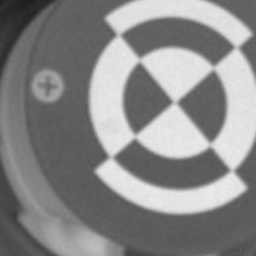
#> input picture hm1/tracking/rotation_5_1.png, 256 x 256 px
$ jupyter execute --allow-errors fast-brief-detector.ipynb
#> lines starting #> are read from the running program, lines starting #| are printed output that depends on the picture
[cell 1]
import numpy as np
from functools import reduce
from scipy.signal import gaussian
import matplotlib.pyplot as plt
import cv2

[cell 2]
def convolution(image, kernel):
    '''Vanilla implementation of convolution'''
    image_shape = np.array(image.shape)
    kernel_shape = np.array(kernel.shape)

    height, width = image_shape - kernel_shape + 1

    output = np.zeros((height, width))

    for i in range(height):
        for j in range(width):

            output[i][j] = np.sum(image[i:i+kernel_shape[0], j:j+kernel_shape[1]] * kernel)

    return output

def gaussian_blur(image, kernel_size, sigma):
    '''Compute gaussian square kernel using the tensor
    product of two independent distributions'''
    kernel = gaussian(kernel_size, std=sigma).reshape(kernel_size, 1)
    kernel = np.outer(kernel, kernel)

    output = convolution(image, kernel)

    return output

def normalization(image):
    '''Image normalization to range 0 ... 255'''
    image = image + np.abs(image.min())
    image = image / image.max()
    image = image * 255
    image = image.astype(np.uint8)

    return image

[cell 3]
def get_circle(row, col):
    '''Get circle of 16 points around chosen keypoint'''
    point1 = (row-3, col)
    point2 = (row-3, col+1)

    point3 = (row-2, col+2)

    point4 = (row-1, col+3)
    point5 = (row, col+3)
    point6 = (row+1, col+3)

    point7 = (row+2, col+2)

    point8 = (row+3, col+1)
    point9 = (row+3, col)
    point10 = (row+3, col-1)

    point11 = (row+2, col-2)

    point12 = (row+1, col-3)
    point13 = (row, col-3)
    point14 = (row-1, col-3)

    point15 = (row-2, col-2)

    point16 = (row-3, col-1)

    l = [point1, point2, point3, point4, point5, point6, point7, point8,
         point9, point10, point11, point12, point13, point14, point15, point16]

    return l

def get_contiguous_roi(roi):
    '''Get the list of contiguous region of interest
    For example, [0,  1, 2, 6, 7] -> [[0, 1, 2], [6, 7]]'''
    output = []
    output.append([roi[0]])
    for element in roi[1:]:
        if abs(element - output[-1][-1]) <= 1:
            output[-1].append(element)
        else:
            output.append([element])
    return output

def high_speed_test(image, row, col, roi, threshold):
    '''FAST high speed test'''
    intensity = int(image[row][col])

    row1, col1 = roi[0]
    row5, col5 = roi[4]
    row9, col9 = roi[8]
    row13, col13 = roi[12]

    intensity1 = int(image[row1][col1])
    intensity5 = int(image[row5][col5])
    intensity9 = int(image[row9][col9])
    intensity13 = int(image[row13][col13])

    count = 0
    if abs(intensity1 - intensity) > threshold:
        count += 1
    if abs(intensity9 - intensity) > threshold:
        count += 1
    if abs(intensity5 - intensity) > threshold:
        count += 1
    if abs(intensity13 - intensity) > threshold:
        count += 1

    return count >= 3

def full_test(image, row, col, roi, threshold, n=12):
    '''FAST full test'''
    intensity = int(image[row][col])

    indexes = []

    for i, element in enumerate(roi):

        x, y = element
        intenstity_second = image[x][y]
        if abs(intensity - intenstity_second) > threshold:
            indexes.append(i)

    indexes = get_contiguous_roi(indexes)

    #compute the max size of contiguous region
    max_size = reduce(lambda x, y: max(x, len(y)), indexes, 0)
    if max(indexes[-1]) == 15 and min(indexes[0]) == 0:
        max_size = max(max_size, len(indexes[-1]) + len(indexes[0]))

    return max_size >= n

def calculate_score(image, point, roi):
    '''Calculate score of the keypoint (will use it in non-maximum suppresion as metric)'''
    row, col = point
    intensity = image[row][col]

    score = sum(list(map(lambda x: abs(image[x[0]][x[1]] - intensity), roi)))

    return score

def points_is_near(point_x, point_y, radius=6):
    '''Check if points are near by the given radius'''
    row1, col1 = point_x
    row2, col2 = point_y

    x_delta = row1 - row2
    y_delta = col1 - col2
    distance = (x_delta ** 2 + y_delta ** 2) ** 0.5

    return distance <= radius

def suppress(image, corners):
    '''Algorithm of non-maximum suppression'''
    i = 1
    while i < len(corners):

        curr_point = corners[i]
        prev_point = corners[i-1]

        if points_is_near(prev_point, curr_point):

            roi_curr = get_circle(curr_point[0], curr_point[1])
            roi_prev = get_circle(prev_point[0], prev_point[1])

            curr_score = calculate_score(image, curr_point, roi_curr)
            prev_score = calculate_score(image, prev_point, roi_prev)

            if (curr_score > prev_score):
                del(corners[i-1])
            else:
                del(corners[i])

        else:
            i += 1
            continue

    return corners

def fast_detector(image, threshold=10):
    '''FAST detector pipeline'''
    indexes_x = np.arange(0, image.shape[0], dtype=int)
    indexes_y = np.arange(0, image.shape[1], dtype=int)

    corners = []
    for index_x in indexes_x[3:-3]:
        for index_y in indexes_y[3:-3]:

            roi = get_circle(index_x, index_y)
            if high_speed_test(image, index_x, index_y, roi, threshold):
                if full_test(image, index_x, index_y, roi, threshold):
                    corners.append((index_x, index_y))
    corners = suppress(image, corners)

    return corners

[cell 4]
# [80 lines left out: functions generate_strategy, get_patch, get_desctiptor, is_border_keypoint, brief, to_encoding, not called in this run]

[cell 5]
from PIL import Image

image = Image.open('tracking/rotation_5_1.png')
#> image is the input picture: PIL image 256x256 L; min 30, max 235, mean 136.4
image

[cell 6]
filtered_image = gaussian_blur(np.array(image), kernel_size=31, sigma=0.1)
#> after the loop in convolution, `for i in range(height):`:
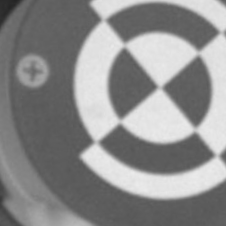
#> output: shape (226, 226) float64; min 36, max 235, mean 140.2
filtered_image = normalization(filtered_image)
#> in normalization, `image = image + np.abs(image.min())`:
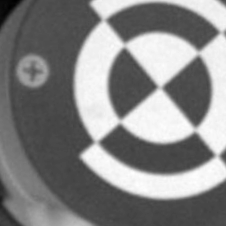
#> image: shape (226, 226) float64; min 72, max 271, mean 176.2; drawn with min black and max white
#> in normalization, `image = image / image.max()`:
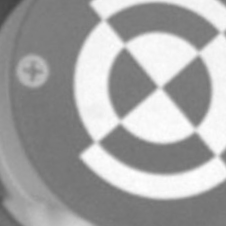
#> image: shape (226, 226) float64; min 0.266, max 1, mean 0.65

[cell 7]
import cv2

fast = cv2.FastFeatureDetector_create()

kp_opencv = fast.detect(filtered_image)
#> kp_opencv = 36 keypoints; strongest (x, y, size): (124, 50, 7), (99, 19, 7), (198, 57, 7), (92, 142, 7)

kp_custom = fast_detector(filtered_image.astype(int), threshold=10)
kp = kp_custom
#> (the rest of this cell did not finish here and is left out)

[cell 8]
brief = cv2.xfeatures2d.BriefDescriptorExtractor_create()
#> (the rest of this cell did not finish here and is left out)

#> (a cell that did not finish here is left out)

[cell 10]
img_in_path = 'tracking/'


# [16 lines left out: function match_brute_force, not called in this run]


#> (the rest of this cell did not finish here and is left out)

$ run again, with hm1/tracking/rotation_2_5.png copied over hm1/tracking/rotation_5_1.png
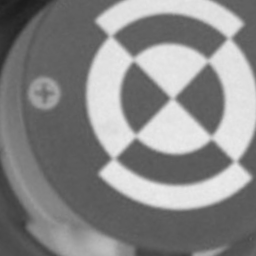
#> input picture hm1/tracking/rotation_2_5.png, 256 x 256 px
#> image is the input picture: PIL image 256x256 L; min 27, max 235, mean 135.8
#> after the loop in convolution, `for i in range(height):`:
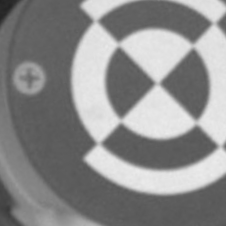
#> output: shape (226, 226) float64; min 35, max 235, mean 139.4
#> in normalization, `image = image / image.max()`:
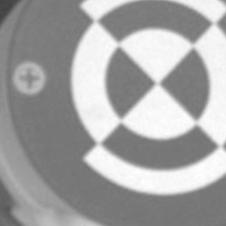
#> image: shape (226, 226) float64; min 0.259, max 1, mean 0.646
#> kp_opencv = 38 keypoints; strongest (x, y, size): (118, 49, 7), (211, 23, 7), (216, 146, 7), (91, 21, 7)
